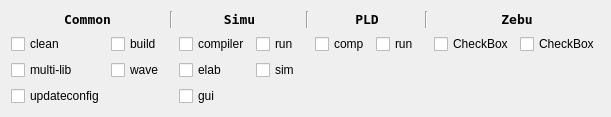
             <widget class="QWidget" name="pld_tab">
              <attribute name="title">
               <string>PLD</string>
              </attribute>
              <layout class="QGridLayout" name="gridLayout_8">
               <item row="0" column="0">
                <layout class="QGridLayout" name="gridLayout_3">
                 <item row="0" column="2">
                  <widget class="Line" name="line_12">
                   <property name="orientation">
                    <enum>Qt::Vertical</enum>
                   </property>
                  </widget>
                 </item>
                 <item row="1" column="6">
                  <widget class="QCheckBox" name="pldcompCB_3">
                   <property name="text">
                    <string>comp</string>
                   </property>
                  </widget>
                 </item>
                 <item row="0" column="3" colspan="2">
                  <widget class="QLabel" name="label_9">
                   <property name="font">
                    <font>
                     <family>DejaVu Sans Mono</family>
                     <pointsize>10</pointsize>
                     <weight>75</weight>
                     <bold>true</bold>
                    </font>
                   </property>
                   <property name="text">
                    <string>Simu</string>
                   </property>
                   <property name="alignment">
                    <set>Qt::AlignCenter</set>
                   </property>
                  </widget>
                 </item>
                 <item row="0" column="8">
                  <widget class="Line" name="line_7">
                   <property name="orientation">
                    <enum>Qt::Vertical</enum>
                   </property>
                  </widget>
                 </item>
                 <item row="1" column="0">
                  <widget class="QCheckBox" name="cleanCB_3">
                   <property name="text">
                    <string>clean</string>
                   </property>
                  </widget>
                 </item>
                 <item row="2" column="4">
                  <widget class="QCheckBox" name="simu_simCB_3">
                   <property name="text">
                    <string>sim</string>
                   </property>
                  </widget>
                 </item>
                 <item row="0" column="0" colspan="2">
                  <widget class="QLabel" name="label_10">
                   <property name="font">
                    <font>
                     <family>DejaVu Sans Mono</family>
                     <pointsize>10</pointsize>
                     <weight>75</weight>
                     <bold>true</bold>
                    </font>
                   </property>
                   <property name="text">
                    <string>Common</string>
                   </property>
                   <property name="alignment">
                    <set>Qt::AlignCenter</set>
                   </property>
                  </widget>
                 </item>
                 <item row="0" column="9" colspan="2">
                  <widget class="QLabel" name="label_11">
                   <property name="font">
                    <font>
                     <family>DejaVu Sans Mono</family>
                     <pointsize>10</pointsize>
                     <weight>75</weight>
                     <bold>true</bold>
                    </font>
                   </property>
                   <property name="text">
                    <string>Zebu</string>
                   </property>
                   <property name="alignment">
                    <set>Qt::AlignCenter</set>
                   </property>
                  </widget>
                 </item>
                 <item row="2" column="1">
                  <widget class="QCheckBox" name="waveCB_3">
                   <property name="text">
                    <string>wave</string>
                   </property>
                  </widget>
                 </item>
                 <item row="0" column="5">
                  <widget class="Line" name="line_8">
                   <property name="orientation">
                    <enum>Qt::Vertical</enum>
                   </property>
                  </widget>
                 </item>
                 <item row="1" column="4">
                  <widget class="QCheckBox" name="simu_runCB_3">
                   <property name="text">
                    <string>run</string>
                   </property>
                  </widget>
                 </item>
                 <item row="1" column="7">
                  <widget class="QCheckBox" name="pld_runCB_3">
                   <property name="text">
                    <string>run</string>
                   </property>
                  </widget>
                 </item>
                 <item row="1" column="10">
                  <widget class="QCheckBox" name="checkBox_15">
                   <property name="text">
                    <string>CheckBox</string>
                   </property>
                  </widget>
                 </item>
                 <item row="2" column="0">
                  <widget class="QCheckBox" name="mlCB_3">
                   <property name="text">
                    <string>multi-lib</string>
                   </property>
                  </widget>
                 </item>
                 <item row="1" column="1">
                  <widget class="QCheckBox" name="buildCB_3">
                   <property name="text">
                    <string>build</string>
                   </property>
                  </widget>
                 </item>
                 <item row="0" column="6" colspan="2">
                  <widget class="QLabel" name="label_12">
                   <property name="font">
                    <font>
                     <family>DejaVu Sans Mono</family>
                     <pointsize>10</pointsize>
                     <weight>75</weight>
                     <bold>true</bold>
                    </font>
                   </property>
                   <property name="text">
                    <string>PLD</string>
                   </property>
                   <property name="alignment">
                    <set>Qt::AlignCenter</set>
                   </property>
                  </widget>
                 </item>
                 <item row="1" column="9">
                  <widget class="QCheckBox" name="checkBox_6">
                   <property name="text">
                    <string>CheckBox</string>
                   </property>
                  </widget>
                 </item>
                 <item row="1" column="3">
                  <widget class="QCheckBox" name="compiler_3">
                   <property name="text">
                    <string>compiler</string>
                   </property>
                  </widget>
                 </item>
                 <item row="2" column="3">
                  <widget class="QCheckBox" name="simu_elabCB_3">
                   <property name="text">
                    <string>elab</string>
                   </property>
                  </widget>
                 </item>
                 <item row="3" column="0">
                  <widget class="QCheckBox" name="updateconfigsCB_3">
                   <property name="text">
                    <string>updateconfig</string>
                   </property>
                  </widget>
                 </item>
                 <item row="3" column="3">
                  <widget class="QCheckBox" name="guiCB_3">
                   <property name="text">
                    <string>gui</string>
                   </property>
                  </widget>
                 </item>
                </layout>
               </item>
              </layout>
             </widget>
